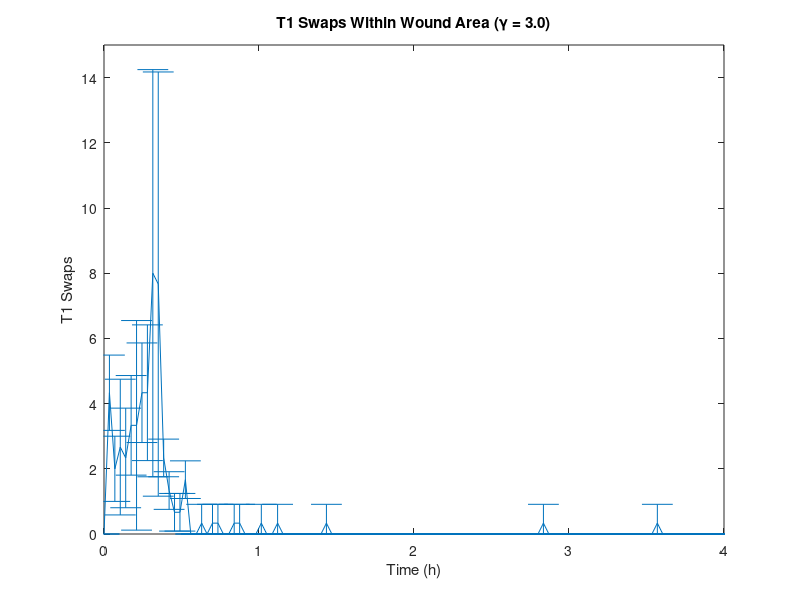
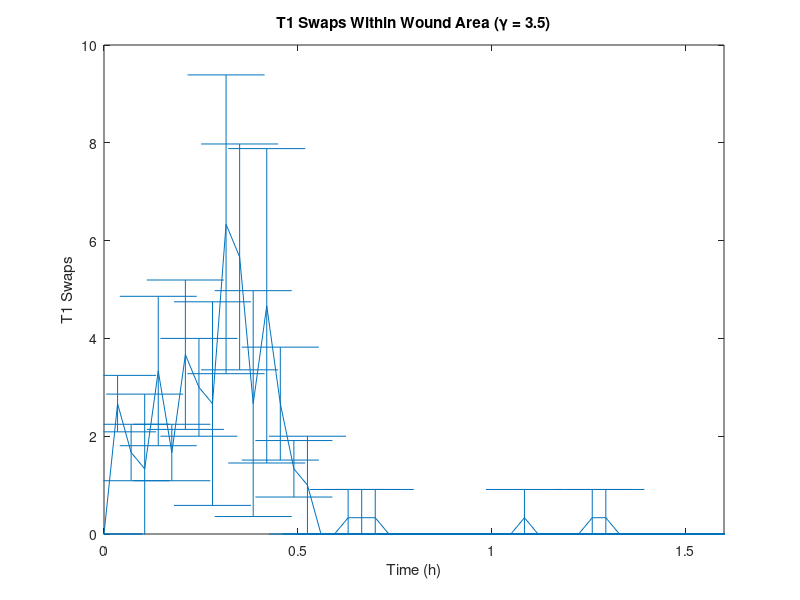
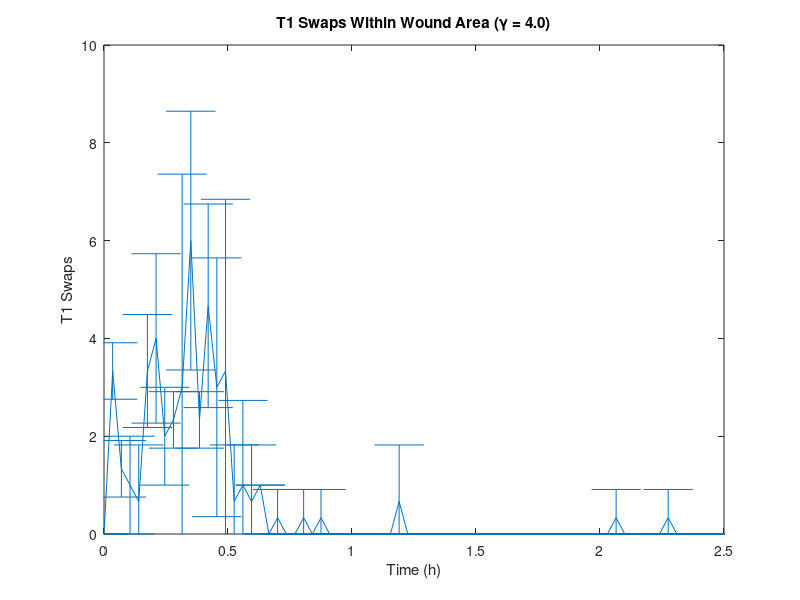
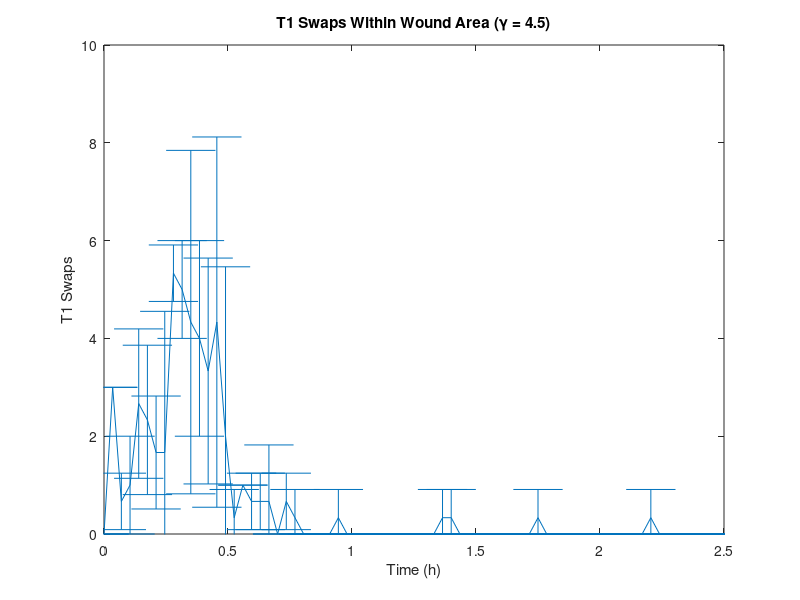

Recreate these plots in MATLAB, in order.
Time = 0:.035:9.965;
mean30 = [0	4.333333333	2	2.666666667	2.333333333	3.333333333	3.333333333	4.333333333	4.333333333	8	7.666666667	2.333333333	1.333333333	0.666666667	0.666666667	1.666666667	0	0	0.333333333	0	0.333333333	0.333333333	0	0	0.333333333	0.333333333	0	0	0	0.333333333	0	0	0.333333333	0	0	0	0	0	0	0	0	0.333333333	0	0	0	0	0	0	0	0	0	0	0	0	0	0	0	0	0	0	0	0	0	0	0	0	0	0	0	0	0	0	0	0	0	0	0	0	0	0	0	0.333333333	0	0	0	0	0	0	0	0	0	0	0	0	0	0	0	0	0	0	0	0	0.333333333	0	0	0	0	0	0	0	0	0	0	0	0	0	0	0	0	0	0	0	0	0	0	0	0	0	0	0	0	0	0	0	0	0	0	0	0	0	0	0	0	0	0	0	0	0	0	0	0	0	0	0	0	0	0	0	0	0	0	0	0	0	0	0	0	0	0	0	0	0	0	0	0	0	0	0	0	0	0	0	0	0	0	0	0	0	0	0	0	0	0	0	0	0	0	0	0	0	0	0	0	0	0	0	0	0	0	0	0	0	0	0	0	0	0	0	0	0	0	0	0	0	0	0	0	0	0	0	0	0	0	0	0	0	0	0	0	0	0	0	0	0	0	0	0	0	0	0	0	0	0	0	0	0	0	0	0	0	0	0	0	0	0	0	0	0	0	0	0	0	0	0	0	0	0	0	0	0	0	0	0	0 0];
err30 = [0	1.154700538	1	2.081665999	1.527525232	1.527525232	3.214550254	1.527525232	2.081665999	6.244997998	6.506407099	0.577350269	0.577350269	0.577350269	0.577350269	0.577350269	0	0	0.577350269	0	0.577350269	0.577350269	0	0	0.577350269	0.577350269	0	0	0	0.577350269	0	0	0.577350269	0	0	0	0	0	0	0	0	0.577350269	0	0	0	0	0	0	0	0	0	0	0	0	0	0	0	0	0	0	0	0	0	0	0	0	0	0	0	0	0	0	0	0	0	0	0	0	0	0	0	0.577350269	0	0	0	0	0	0	0	0	0	0	0	0	0	0	0	0	0	0	0	0	0.577350269	0	0	0	0	0	0	0	0	0	0	0	0	0	0	0	0	0	0	0	0	0	0	0	0	0	0	0	0	0	0	0	0	0	0	0	0	0	0	0	0	0	0	0	0	0	0	0	0	0	0	0	0	0	0	0	0	0	0	0	0	0	0	0	0	0	0	0	0	0	0	0	0	0	0	0	0	0	0	0	0	0	0	0	0	0	0	0	0	0	0	0	0	0	0	0	0	0	0	0	0	0	0	0	0	0	0	0	0	0	0	0	0	0	0	0	0	0	0	0	0	0	0	0	0	0	0	0	0	0	0	0	0	0	0	0	0	0	0	0	0	0	0	0	0	0	0	0	0	0	0	0	0	0	0	0	0	0	0	0	0	0	0	0	0	0	0	0	0	0	0	0	0	0	0	0	0	0	0	0	0	0 0];
mean35 = [0	2.666666667	1.666666667	1.333333333	3.333333333	1.666666667	3.666666667	3	2.666666667	6.333333333	5.666666667	2.666666667	4.666666667	2.666666667	1.333333333	1	0	0	0.333333333	0.333333333	0.333333333	0	0	0	0	0	0	0	0	0	0	0.333333333	0	0	0	0	0.333333333	0.333333333	0	0	0	0	0	0	0	0	0	0	0	0	0	0	0	0	0	0	0	0	0	0	0	0	0	0	0	0	0	0	0	0	0	0	0	0	0	0	0	0	0	0	0	0	0	0	0	0	0	0	0	0	0	0	0	0	0	0	0	0	0	0	0	0	0	0	0	0	0	0	0	0	0	0	0	0	0	0	0	0	0	0	0	0	0	0	0	0	0	0	0	0	0	0	0	0	0	0	0	0	0	0	0	0	0	0	0	0	0	0	0	0	0	0	0	0	0	0	0	0	0	0	0	0	0	0	0	0	0	0	0	0	0	0	0	0	0	0	0	0	0	0	0	0	0	0	0	0	0	0	0	0	0	0	0	0	0	0	0	0	0	0	0	0	0	0	0	0	0	0	0	0	0	0	0	0	0	0	0	0	0	0	0	0	0	0	0	0	0	0	0	0	0	0	0	0	0	0	0	0	0	0	0	0	0	0	0	0	0	0	0	0	0	0	0	0	0	0	0	0	0	0	0	0	0	0	0	0	0	0	0	0	0	0	0	0	0	0	0	0	0	0	0	0	0	0	0];
err35 = [0	0.577350269	0.577350269	1.527525232	1.527525232	0.577350269	1.527525232	1	2.081665999	3.055050463	2.309401077	2.309401077	3.214550254	1.154700538	0.577350269	1	0	0	0.577350269	0.577350269	0.577350269	0	0	0	0	0	0	0	0	0	0	0.577350269	0	0	0	0	0.577350269	0.577350269	0	0	0	0	0	0	0	0	0	0	0	0	0	0	0	0	0	0	0	0	0	0	0	0	0	0	0	0	0	0	0	0	0	0	0	0	0	0	0	0	0	0	0	0	0	0	0	0	0	0	0	0	0	0	0	0	0	0	0	0	0	0	0	0	0	0	0	0	0	0	0	0	0	0	0	0	0	0	0	0	0	0	0	0	0	0	0	0	0	0	0	0	0	0	0	0	0	0	0	0	0	0	0	0	0	0	0	0	0	0	0	0	0	0	0	0	0	0	0	0	0	0	0	0	0	0	0	0	0	0	0	0	0	0	0	0	0	0	0	0	0	0	0	0	0	0	0	0	0	0	0	0	0	0	0	0	0	0	0	0	0	0	0	0	0	0	0	0	0	0	0	0	0	0	0	0	0	0	0	0	0	0	0	0	0	0	0	0	0	0	0	0	0	0	0	0	0	0	0	0	0	0	0	0	0	0	0	0	0	0	0	0	0	0	0	0	0	0	0	0	0	0	0	0	0	0	0	0	0	0	0	0	0	0	0	0	0	0	0	0	0	0	0	0	0	0	0];
mean40 = [0	3.333333333	1.333333333	1	0.666666667	3.333333333	4	2	2.333333333	3	6	2.333333333	4.666666667	3	3.333333333	0.666666667	1	0.666666667	1	0	0.333333333	0	0	0.333333333	0	0.333333333	0	0	0	0	0	0	0	0	0.666666667	0	0	0	0	0	0	0	0	0	0	0	0	0	0	0	0	0	0	0	0	0	0	0	0	0.333333333	0	0	0	0	0	0.333333333	0	0	0	0	0	0	0	0	0	0	0	0	0	0	0	0	0	0	0	0	0	0	0	0	0	0	0	0	0	0	0	0	0	0	0	0	0	0	0	0	0	0	0	0	0	0	0	0	0	0	0	0	0	0	0	0	0	0	0	0	0	0	0	0	0	0	0	0	0	0	0	0	0	0	0	0	0	0	0	0	0	0	0	0	0	0	0	0	0	0	0	0	0	0	0	0	0	0	0	0	0	0	0	0	0	0	0	0	0	0	0	0	0	0	0	0	0	0	0	0	0	0	0	0	0	0	0	0	0	0	0	0	0	0	0	0	0	0	0	0	0	0	0	0	0	0	0	0	0	0	0	0	0	0	0	0	0	0	0	0	0	0	0	0	0	0	0	0	0	0	0	0	0	0	0	0	0	0	0	0	0	0	0	0	0	0	0	0	0	0	0	0	0	0	0	0	0	0	0	0	0	0	0	0	0	0	0	0	0	0	0	0	0	0	0	0	0	0	0];
err40 = [0	0.577350269	0.577350269	1	1.154700538	1.154700538	1.732050808	1	0.577350269	4.358898944	2.645751311	0.577350269	2.081665999	2.645751311	3.511884584	1.154700538	1.732050808	1.154700538	0	0	0.577350269	0	0	0.577350269	0	0.577350269	0	0	0	0	0	0	0	0	1.154700538	0	0	0	0	0	0	0	0	0	0	0	0	0	0	0	0	0	0	0	0	0	0	0	0	0.577350269	0	0	0	0	0	0.577350269	0	0	0	0	0	0	0	0	0	0	0	0	0	0	0	0	0	0	0	0	0	0	0	0	0	0	0	0	0	0	0	0	0	0	0	0	0	0	0	0	0	0	0	0	0	0	0	0	0	0	0	0	0	0	0	0	0	0	0	0	0	0	0	0	0	0	0	0	0	0	0	0	0	0	0	0	0	0	0	0	0	0	0	0	0	0	0	0	0	0	0	0	0	0	0	0	0	0	0	0	0	0	0	0	0	0	0	0	0	0	0	0	0	0	0	0	0	0	0	0	0	0	0	0	0	0	0	0	0	0	0	0	0	0	0	0	0	0	0	0	0	0	0	0	0	0	0	0	0	0	0	0	0	0	0	0	0	0	0	0	0	0	0	0	0	0	0	0	0	0	0	0	0	0	0	0	0	0	0	0	0	0	0	0	0	0	0	0	0	0	0	0	0	0	0	0	0	0	0	0	0	0	0	0	0	0	0	0	0	0	0	0	0	0	0	0	0	0	0];
mean45 = [0	3	0.666666667	1	2.666666667	2.333333333	1.666666667	1.666666667	5.333333333	5	4.333333333	4	3.333333333	4.333333333	2	0.333333333	1	0.666666667	0.666666667	0.666666667	0	0.666666667	0.333333333	0	0	0	0	0.333333333	0	0	0	0	0	0	0	0	0	0	0	0.333333333	0.333333333	0	0	0	0	0	0	0	0	0	0.333333333	0	0	0	0	0	0	0	0	0	0	0	0	0.333333333	0	0	0	0	0	0	0	0	0	0	0	0	0	0	0	0	0	0	0	0	0	0	0	0	0	0	0	0	0	0	0	0	0	0	0	0	0	0	0	0	0	0	0	0	0	0	0	0	0	0	0	0	0	0	0	0	0	0	0	0	0	0	0	0	0	0	0	0	0	0	0	0	0	0	0	0	0	0	0	0	0	0	0	0	0	0	0	0	0	0	0	0	0	0	0	0	0	0	0	0	0	0	0	0	0	0	0	0	0	0	0	0	0	0	0	0	0	0	0	0	0	0	0	0	0	0	0	0	0	0	0	0	0	0	0	0	0	0	0	0	0	0	0	0	0	0	0	0	0	0	0	0	0	0	0	0	0	0	0	0	0	0	0	0	0	0	0	0	0	0	0	0	0	0	0	0	0	0	0	0	0	0	0	0	0	0	0	0	0	0	0	0	0	0	0	0	0	0	0	0	0	0	0	0	0	0	0	0	0	0	0	0	0	0	0	0	0	0	0	0	0];
err45 = [0	0	0.577350269	1	1.527525232	1.527525232	1.154700538	2.886751346	0.577350269	1	3.511884584	2	2.309401077	3.785938897	3.464101615	0.577350269	0	0.577350269	0.577350269	1.154700538	0	0.577350269	0.577350269	0	0	0	0	0.577350269	0	0	0	0	0	0	0	0	0	0	0	0.577350269	0.577350269	0	0	0	0	0	0	0	0	0	0.577350269	0	0	0	0	0	0	0	0	0	0	0	0	0.577350269	0	0	0	0	0	0	0	0	0	0	0	0	0	0	0	0	0	0	0	0	0	0	0	0	0	0	0	0	0	0	0	0	0	0	0	0	0	0	0	0	0	0	0	0	0	0	0	0	0	0	0	0	0	0	0	0	0	0	0	0	0	0	0	0	0	0	0	0	0	0	0	0	0	0	0	0	0	0	0	0	0	0	0	0	0	0	0	0	0	0	0	0	0	0	0	0	0	0	0	0	0	0	0	0	0	0	0	0	0	0	0	0	0	0	0	0	0	0	0	0	0	0	0	0	0	0	0	0	0	0	0	0	0	0	0	0	0	0	0	0	0	0	0	0	0	0	0	0	0	0	0	0	0	0	0	0	0	0	0	0	0	0	0	0	0	0	0	0	0	0	0	0	0	0	0	0	0	0	0	0	0	0	0	0	0	0	0	0	0	0	0	0	0	0	0	0	0	0	0	0	0	0	0	0	0	0	0	0	0	0	0	0	0	0	0	0	0	0	0	0	0];
mean50 = [0	2.666666667	1.333333333	3	0.333333333	2.666666667	0.666666667	1.333333333	0.333333333	4.666666667	0.333333333	2.333333333	2.666666667	4	2	3.666666667	4	2.333333333	2	1.333333333	1.333333333	1.333333333	0.666666667	0.666666667	0	0.333333333	0.333333333	0	0	0	0	0.333333333	0	0	0	0	0	0	0	0.666666667	0	0	0	0	0	0	0	0	0	0	0	0	0	0	0	0	0	0	0	0	0	0	0	0	0	0	0	0	0	0	0	0	0	0	0	0	0	0	0	0	0	0	0	0	0	0	0	0	0	0	0	0	0	0	0	0	0	0	0	0	0	0	0	0	0	0	0	0	0	0	0	0	0	0	0	0	0	0	0	0	0	0	0	0	0	0	0	0	0	0	0	0	0	0	0	0	0	0	0	0	0	0	0	0	0	0	0	0	0	0	0	0	0	0	0.333333333	0	0	0	0	0	0	0	0	0	0	0	0	0	0	0	0	0	0	0	0	0	0	0	0	0	0	0	0	0	0	0	0	0	0	0	0	0	0	0	0	0	0	0	0	0	0	0	0	0	0	0	0	0.333333333	0	0	0	0	0	0	0	0	0	0	0	0	0	0	0	0	0	0	0	0	0	0	0	0	0	0	0	0	0	0	0	0	0	0	0	0	0	0	0	0	0	0	0	0	0	0	0	0	0	0	0	0	0	0	0	0	0	0	0	0	0	0	0	0	0	0	0	0	0	0	0	0	0	0	0	0	0];
err50 = [0	2.081665999	1.154700538	1.732050808	0.577350269	3.785938897	0.577350269	1.527525232	0.577350269	1.527525232	0.577350269	2.309401077	0.577350269	1	2	3.785938897	4.358898944	1.154700538	1.732050808	2.309401077	2.309401077	2.309401077	1.154700538	1.154700538	0	0.577350269	0.577350269	0	0	0	0	0.577350269	0	0	0	0	0	0	0	0.577350269	0	0	0	0	0	0	0	0	0	0	0	0	0	0	0	0	0	0	0	0	0	0	0	0	0	0	0	0	0	0	0	0	0	0	0	0	0	0	0	0	0	0	0	0	0	0	0	0	0	0	0	0	0	0	0	0	0	0	0	0	0	0	0	0	0	0	0	0	0	0	0	0	0	0	0	0	0	0	0	0	0	0	0	0	0	0	0	0	0	0	0	0	0	0	0	0	0	0	0	0	0	0	0	0	0	0	0	0	0	0	0	0	0	0	0.577350269	0	0	0	0	0	0	0	0	0	0	0	0	0	0	0	0	0	0	0	0	0	0	0	0	0	0	0	0	0	0	0	0	0	0	0	0	0	0	0	0	0	0	0	0	0	0	0	0	0	0	0	0	0.577350269	0	0	0	0	0	0	0	0	0	0	0	0	0	0	0	0	0	0	0	0	0	0	0	0	0	0	0	0	0	0	0	0	0	0	0	0	0	0	0	0	0	0	0	0	0	0	0	0	0	0	0	0	0	0	0	0	0	0	0	0	0	0	0	0	0	0	0	0	0	0	0	0	0	0	0	0	0];
mean55 = [0	2.333333333	2	0.333333333	0.666666667	2.333333333	2	3	1.333333333	0.666666667	2.666666667	1.666666667	1.666666667	4	4.666666667	3	2.333333333	3	5.333333333	2	0.333333333	1	0	0	0	0	0	0	0	0	0	0	0	0	0	0	0	0.666666667	0	0	0	0	0	0	0	0	0	0	0	0	0	0	0	0	0	0	0	0	0	0	0	0	0	0	0	0	0	0	0	0	0	0	0	0	0	0	0	0	0	0	0	0	0	0	0	0	0	0	0	0	0	0	0	0	0	0	0	0	0	0	0	0	0	0	0	0	0	0	0	0	0	0	0	0	0	0	0	0	0	0	0	0	0	0	0	0	0	0	0	0	0	0	0	0	0	0	0	0	0	0	0	0	0	0	0	0	0	0	0	0	0	0	0	0	0	0	0	0	0	0	0	0	0	0	0	0	0	0	0	0	0	0	0	0	0	0	0	0	0	0	0	0	0	0	0	0	0	0	0	0	0	0	0	0	0	0	0	0	0	0	0	0	0	0	0	0	0	0	0	0	0	0	0	0	0	0	0	0	0	0	0	0	0	0	0	0	0	0	0	0	0	0	0	0	0	0	0	0	0	0	0	0	0	0	0	0	0	0	0	0	0	0	0	0	0	0	0	0	0	0	0	0	0	0	0	0	0	0	0	0	0	0	0	0	0	0	0	0	0	0	0	0	0	0	0];
err55 = [0	1.154700538	1	0.577350269	0.577350269	3.214550254	2.645751311	1.732050808	0.577350269	0.577350269	1.154700538	2.081665999	0.577350269	2.645751311	0.577350269	2.645751311	0.577350269	2.645751311	2.516611478	1.732050808	0.577350269	1	0	0	0	0	0	0	0	0	0	0	0	0	0	0	0	1.154700538	0	0	0	0	0	0	0	0	0	0	0	0	0	0	0	0	0	0	0	0	0	0	0	0	0	0	0	0	0	0	0	0	0	0	0	0	0	0	0	0	0	0	0	0	0	0	0	0	0	0	0	0	0	0	0	0	0	0	0	0	0	0	0	0	0	0	0	0	0	0	0	0	0	0	0	0	0	0	0	0	0	0	0	0	0	0	0	0	0	0	0	0	0	0	0	0	0	0	0	0	0	0	0	0	0	0	0	0	0	0	0	0	0	0	0	0	0	0	0	0	0	0	0	0	0	0	0	0	0	0	0	0	0	0	0	0	0	0	0	0	0	0	0	0	0	0	0	0	0	0	0	0	0	0	0	0	0	0	0	0	0	0	0	0	0	0	0	0	0	0	0	0	0	0	0	0	0	0	0	0	0	0	0	0	0	0	0	0	0	0	0	0	0	0	0	0	0	0	0	0	0	0	0	0	0	0	0	0	0	0	0	0	0	0	0	0	0	0	0	0	0	0	0	0	0	0	0	0	0	0	0	0	0	0	0	0	0	0	0	0	0	0	0	0	0	0	0];
mean60 = [0	0.666666667	1.333333333	2	0.333333333	1	2	0.333333333	0.666666667	1.666666667	1	1	0.666666667	0	0.666666667	1	2	1.333333333	1.666666667	2.333333333	3	2	1.333333333	1.333333333	0.333333333	0.333333333	1	0.666666667	0.666666667	1	0	1	1.333333333	0	0.333333333	0	1	0	0.666666667	0	0.333333333	0.333333333	1	1.333333333	0	0	0	0	0	0	0	0	0	0	0	0	0	0	0	0	0	0	0	0	0	0	0	0	0	0	0	0	0	0	0	0	0	0	0	0	0	0	0	0	0	0	0	0	0	0	0	0	0	0	0	0	0	0	0	0	0	0	0	0	0	0	0	0	0	0	0	0	0	0	0	0	0	0	0	0	0	0	0	0	0	0	0	0	0	0	0	0	0	0	0	0	0	0	0	0	0	0	0	0	0	0	0	0	0	0	0	0	0	0	0	0	0	0	0	0	0	0	0	0	0	0	0	0	0	0	0	0	0	0	0	0	0	0	0	0	0	0	0	0	0	0	0	0	0	0	0	0	0	0	0	0	0	0	0	0	0	0	0	0	0	0	0	0	0	0	0	0	0	0	0	0	0	0	0	0	0	0	0	0	0	0	0	0	0	0	0	0	0	0	0	0	0	0	0	0	0	0	0	0	0	0	0	0	0	0	0	0	0	0	0	0	0	0	0	0	0	0	0	0	0	0	0	0	0	0	0	0	0	0	0	0	0	0	0	0	0	0	0	0	0];
err60 = [0	0.577350269	1.527525232	0	0.577350269	0	1.732050808	0.577350269	0.577350269	1.527525232	1	1	0.577350269	0	0.577350269	1	2	1.527525232	2.081665999	4.041451884	3.605551275	1	0.577350269	1.154700538	0.577350269	0.577350269	1.732050808	0.577350269	0.577350269	1	0	1	2.309401077	0	0.577350269	0	1.732050808	0	1.154700538	0	0.577350269	0.577350269	1.732050808	2.309401077	0	0	0	0	0	0	0	0	0	0	0	0	0	0	0	0	0	0	0	0	0	0	0	0	0	0	0	0	0	0	0	0	0	0	0	0	0	0	0	0	0	0	0	0	0	0	0	0	0	0	0	0	0	0	0	0	0	0	0	0	0	0	0	0	0	0	0	0	0	0	0	0	0	0	0	0	0	0	0	0	0	0	0	0	0	0	0	0	0	0	0	0	0	0	0	0	0	0	0	0	0	0	0	0	0	0	0	0	0	0	0	0	0	0	0	0	0	0	0	0	0	0	0	0	0	0	0	0	0	0	0	0	0	0	0	0	0	0	0	0	0	0	0	0	0	0	0	0	0	0	0	0	0	0	0	0	0	0	0	0	0	0	0	0	0	0	0	0	0	0	0	0	0	0	0	0	0	0	0	0	0	0	0	0	0	0	0	0	0	0	0	0	0	0	0	0	0	0	0	0	0	0	0	0	0	0	0	0	0	0	0	0	0	0	0	0	0	0	0	0	0	0	0	0	0	0	0	0	0	0	0	0	0	0	0	0	0	0	0	0	0];
mean65 = [0	0.666666667	1.666666667	1	0	0.666666667	0.666666667	0.666666667	0.666666667	1.333333333	1.333333333	1.333333333	1.333333333	2	1.666666667	1	0.666666667	0.333333333	0.666666667	1	3	0.666666667	2	2.333333333	1.333333333	0.666666667	1.333333333	1	2.333333333	1.333333333	2.333333333	2	0	0.333333333	0.666666667	0.333333333	0	0.333333333	0	0	0	0	0	0.333333333	0	0	0	0	0	0	0	0	0	0	0	0	0	0	0	0	0	0	0	0	0	0	0	0	0	0	0	0	0	0	0	0	0	0	0	0	0	0	0	0	0	0	0	0	0	0	0	0	0	0	0	0	0	0	0	0	0	0	0	0	0	0	0	0	0	0	0	0	0	0	0	0	0	0	0	0	0	0	0	0	0	0	0	0	0	0	0	0	0	0	0	0	0	0	0	0	0	0	0	0	0	0	0	0	0	0	0	0	0	0	0	0	0	0	0	0	0	0	0	0	0	0	0	0	0	0	0	0	0	0	0	0	0	0	0	0	0	0	0	0	0	0	0	0	0	0	0	0	0	0	0	0	0	0	0	0	0	0	0	0	0	0	0	0	0	0	0	0	0	0	0	0	0	0	0	0	0	0	0	0	0	0	0	0	0	0	0	0	0	0	0	0	0	0	0	0	0	0	0	0	0	0	0	0	0	0	0	0	0	0	0	0	0	0	0	0	0	0	0	0	0	0	0	0	0	0	0	0	0	0	0	0	0	0	0	0	0	0	0	0	0];
err65 = [0	0.577350269	1.154700538	0	0	0.577350269	1.154700538	1.154700538	0.577350269	0.577350269	1.154700538	2.309401077	0.577350269	1	1.154700538	1	1.154700538	0.577350269	0.577350269	1	1	0.577350269	1	1.527525232	1.527525232	0.577350269	0.577350269	1	0.577350269	0.577350269	2.516611478	3.464101615	0	0.577350269	0.577350269	0.577350269	0	0.577350269	0	0	0	0	0	0.577350269	0	0	0	0	0	0	0	0	0	0	0	0	0	0	0	0	0	0	0	0	0	0	0	0	0	0	0	0	0	0	0	0	0	0	0	0	0	0	0	0	0	0	0	0	0	0	0	0	0	0	0	0	0	0	0	0	0	0	0	0	0	0	0	0	0	0	0	0	0	0	0	0	0	0	0	0	0	0	0	0	0	0	0	0	0	0	0	0	0	0	0	0	0	0	0	0	0	0	0	0	0	0	0	0	0	0	0	0	0	0	0	0	0	0	0	0	0	0	0	0	0	0	0	0	0	0	0	0	0	0	0	0	0	0	0	0	0	0	0	0	0	0	0	0	0	0	0	0	0	0	0	0	0	0	0	0	0	0	0	0	0	0	0	0	0	0	0	0	0	0	0	0	0	0	0	0	0	0	0	0	0	0	0	0	0	0	0	0	0	0	0	0	0	0	0	0	0	0	0	0	0	0	0	0	0	0	0	0	0	0	0	0	0	0	0	0	0	0	0	0	0	0	0	0	0	0	0	0	0	0	0	0	0	0	0	0	0	0	0	0	0];

close all
errorbar(Time, mean30, err30);
title('T1 Swaps Within Wound Area (\gamma = 3.0)')
xlabel('Time (h)');
ylabel('T1 Swaps');
xlim([0 4]);
ylim([0 15]);
figure;
errorbar(Time, mean35, err35);
title('T1 Swaps Within Wound Area (\gamma = 3.5)');
xlabel('Time (h)');
ylabel('T1 Swaps');
xlim([0 1.6]);
ylim([0 10]);
figure;
errorbar(Time, mean40, err40);
title('T1 Swaps Within Wound Area (\gamma = 4.0)');
xlabel('Time (h)');
ylabel('T1 Swaps');
xlim([0 2.5]);
ylim([0 10]);
figure;
errorbar(Time, mean45, err45);
title('T1 Swaps Within Wound Area (\gamma = 4.5)');
xlabel('Time (h)');
ylabel('T1 Swaps');
xlim([0 2.5]);
ylim([0 10]);
figure;
errorbar(Time, mean50, err50);
title('T1 Swaps Within Wound Area (\gamma = 5.0)');
xlabel('Time (h)');
ylabel('T1 Swaps');
xlim([0 7.5]);
ylim([0 10]);
figure;
errorbar(Time, mean55, err55);
title('T1 Swaps Within Wound Area (\gamma = 5.5)');
xlabel('Time (h)');
ylabel('T1 Swaps');
xlim([0 2.5]);
ylim([0 10]);
figure;
errorbar(Time, mean60, err60);
title('T1 Swaps Within Wound Area (\gamma = 6.0)');
xlabel('Time (h)');
ylabel('T1 Swaps');
xlim([0 2.5]);
ylim([0 10]);
figure;
errorbar(Time, mean65, err65);
title('T1 Swaps Within Wound Area (\gamma = 6.5)');
xlabel('Time (h)');
ylabel('T1 Swaps');
xlim([0 2.5]);
ylim([0 10]);